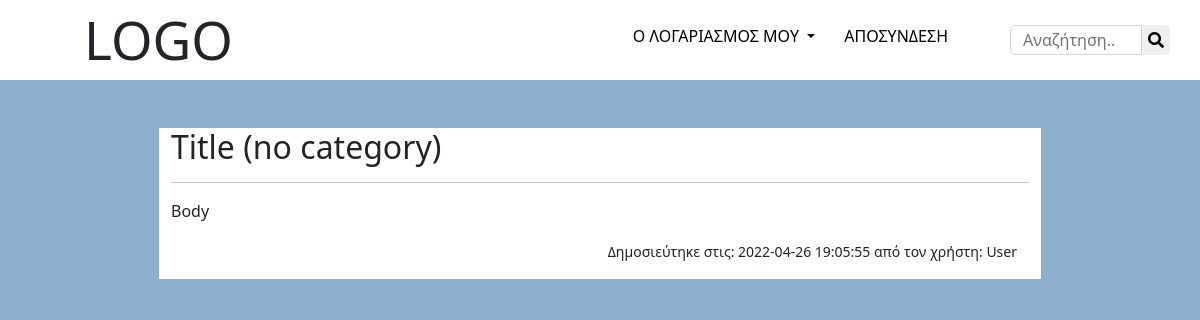
The page /show_post.php?post=26 (signed in) on the database its author committed.
### tables this page shows
CREATE TABLE `posts` (
  `id` int(11) NOT NULL,
  `category_id` int(11) NOT NULL,
  `title` varchar(255) NOT NULL,
  `description` text NOT NULL,
  `user_id` int(11) NOT NULL,
  `date_created` timestamp NOT NULL DEFAULT current_timestamp(),
  `status_id` int(11) NOT NULL
);

CREATE TABLE `users` (
  `id` int(11) NOT NULL,
  `firstname` varchar(255) NOT NULL,
  `lastname` varchar(255) NOT NULL,
  `email` varchar(255) NOT NULL,
  `password` varchar(255) NOT NULL,
  `backgroundcolor` varchar(255) NOT NULL,
  `date_created` timestamp NOT NULL DEFAULT current_timestamp()
);

### functions.php (called while the page is built, shortened)
<?php
	function connectTodB (){
		$servername = "localhost";
		$username = "root";
		$password = "";
		$dbname = "db_forum";
		$conn = new mysqli($servername, $username, $password, $dbname);
		return $conn;
	}
	function selectFromDb($sql){
		$conn = connectTodB();
		$result = $conn->query($sql);
		$tempArray = [];
		if ($result->num_rows > 0) {
			while($row = $result->fetch_object()) {
				array_push($tempArray,$row);
			}
		}
		return $tempArray;
	}
?>

### show_post.php (the view, shortened to what this page needs)
<?php
    require_once "header.php";
    $post = $_GET["post"]; ?>
<div class="container mt-5 w-75 bg-white">
    <?php
    $sql = "SELECT * FROM posts WHERE id='$post'";
    $result = selectFromDb($sql);
    $id = $result[0]->user_id;
    $sql = "SELECT * FROM users WHERE id='$id'";
    $user = selectFromDb($sql);
    ?>
    <h2>
        <?php echo $result[0]->title; ?><hr>
    </h2>
    <p>
        <?php echo $result[0]->description; ?>
    </p>
    <div class="container-fluid d-flex justify-content-end">
        <p><small>
            Δημοσιεύτηκε στις: <?php echo $result[0]->date_created ?> από τον χρήστη: <?php echo $user[0]->firstname ?>
        </small></p>
    </div>
</div>
<?php include "footer.php"; ?>

### css/style.css (style rules this page uses)
body { background: #e6faff; }

### rows shown on the page
posts: title "Title (no category)", description "Body", date_created "2022-04-26 19:05:55"
users: firstname "User"
